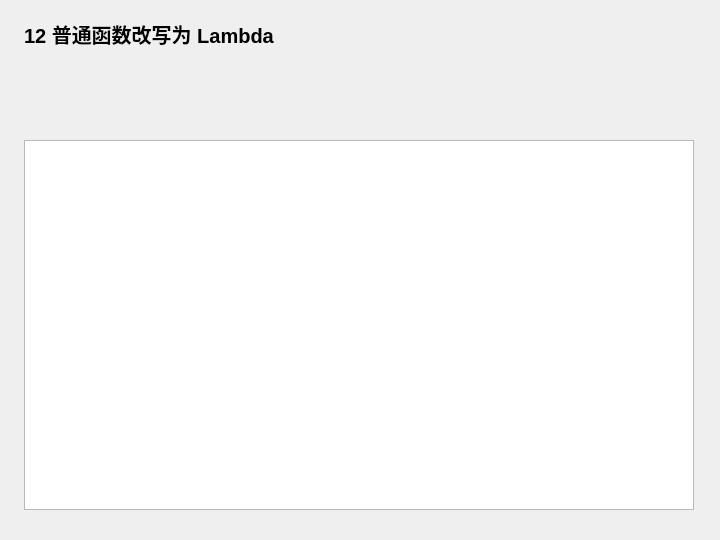
<?xml version="1.0" encoding="UTF-8"?>
<ui version="4.0">
 <class>Widget</class>
 <widget class="QWidget" name="Widget">
  <property name="geometry">
   <rect>
    <x>0</x>
    <y>0</y>
    <width>720</width>
    <height>540</height>
   </rect>
  </property>
  <property name="windowTitle">
   <string>12 普通函数改写为 Lambda</string>
  </property>
  <widget class="QLabel" name="headingLabel">
   <property name="geometry">
    <rect>
     <x>24</x>
     <y>18</y>
     <width>670</width>
     <height>32</height>
    </rect>
   </property>
   <property name="text">
    <string>12 普通函数改写为 Lambda</string>
   </property>
   <property name="font">
    <font>
     <pointsize>15</pointsize>
     <bold>true</bold>
    </font>
   </property>
  </widget>
  <widget class="QPlainTextEdit" name="outputEdit">
   <property name="geometry">
    <rect>
     <x>24</x>
     <y>140</y>
     <width>670</width>
     <height>370</height>
    </rect>
   </property>
   <property name="readOnly">
    <bool>true</bool>
   </property>
  </widget>
 </widget>
 <resources />
 <connections />
</ui>
